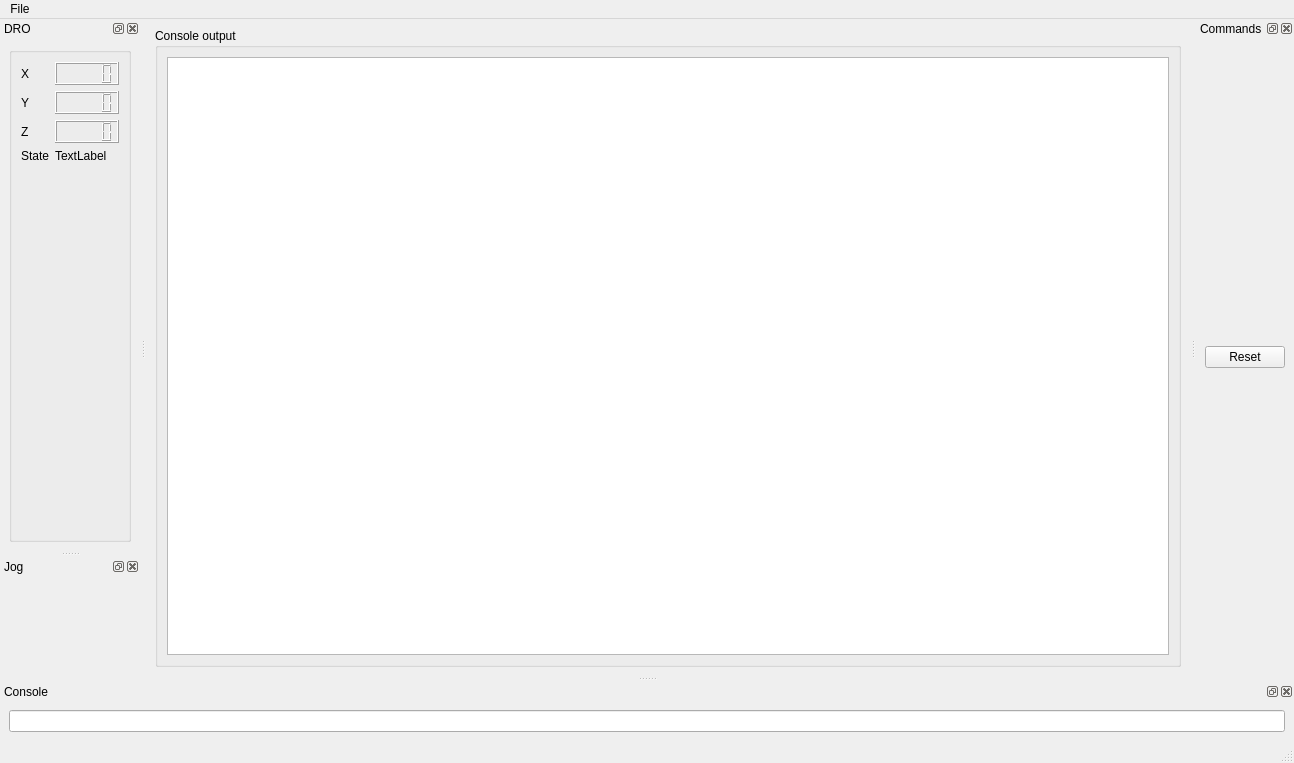
<?xml version="1.0" encoding="UTF-8"?>
<ui version="4.0">
 <class>MainWindow</class>
 <widget class="QMainWindow" name="MainWindow">
  <property name="geometry">
   <rect>
    <x>0</x>
    <y>0</y>
    <width>1294</width>
    <height>763</height>
   </rect>
  </property>
  <property name="windowTitle">
   <string>MainWindow</string>
  </property>
  <widget class="QWidget" name="centralwidget">
   <layout class="QVBoxLayout" name="verticalLayout">
    <item>
     <widget class="QGroupBox" name="groupBox">
      <property name="title">
       <string>Console output</string>
      </property>
      <layout class="QHBoxLayout" name="horizontalLayout">
       <item>
        <widget class="QTextEdit" name="textEdit">
         <property name="documentTitle">
          <string>Output</string>
         </property>
        </widget>
       </item>
      </layout>
     </widget>
    </item>
   </layout>
  </widget>
  <widget class="QMenuBar" name="menubar">
   <property name="geometry">
    <rect>
     <x>0</x>
     <y>0</y>
     <width>1294</width>
     <height>22</height>
    </rect>
   </property>
   <widget class="QMenu" name="menuFile">
    <property name="title">
     <string>File</string>
    </property>
    <addaction name="actionNew"/>
    <addaction name="actionOpen"/>
   </widget>
   <addaction name="menuFile"/>
  </widget>
  <widget class="QStatusBar" name="statusbar"/>
  <widget class="QDockWidget" name="dockWidget">
   <property name="windowTitle">
    <string>DRO</string>
   </property>
   <attribute name="dockWidgetArea">
    <number>1</number>
   </attribute>
   <widget class="QWidget" name="dockWidgetContents">
    <layout class="QVBoxLayout" name="verticalLayout_2">
     <item>
      <widget class="QGroupBox" name="groupBox_2">
       <property name="title">
        <string/>
       </property>
       <layout class="QFormLayout" name="dro_layout">
        <item row="0" column="0">
         <widget class="QLabel" name="x">
          <property name="text">
           <string>X</string>
          </property>
         </widget>
        </item>
        <item row="0" column="1">
         <widget class="QLCDNumber" name="x_value"/>
        </item>
        <item row="1" column="0">
         <widget class="QLabel" name="y">
          <property name="text">
           <string>Y</string>
          </property>
         </widget>
        </item>
        <item row="1" column="1">
         <widget class="QLCDNumber" name="y_value"/>
        </item>
        <item row="2" column="0">
         <widget class="QLabel" name="z">
          <property name="text">
           <string>Z</string>
          </property>
         </widget>
        </item>
        <item row="2" column="1">
         <widget class="QLCDNumber" name="z_value"/>
        </item>
        <item row="3" column="0">
         <widget class="QLabel" name="State">
          <property name="text">
           <string>State</string>
          </property>
         </widget>
        </item>
        <item row="3" column="1">
         <widget class="QLabel" name="state_value">
          <property name="text">
           <string>TextLabel</string>
          </property>
         </widget>
        </item>
       </layout>
      </widget>
     </item>
    </layout>
   </widget>
  </widget>
  <widget class="QDockWidget" name="dockWidget_2">
   <property name="windowTitle">
    <string>Commands</string>
   </property>
   <attribute name="dockWidgetArea">
    <number>2</number>
   </attribute>
   <widget class="QWidget" name="dockWidgetContents_2">
    <layout class="QVBoxLayout" name="verticalLayout_5">
     <item>
      <widget class="QPushButton" name="resetButton">
       <property name="text">
        <string>Reset</string>
       </property>
      </widget>
     </item>
    </layout>
   </widget>
  </widget>
  <widget class="QDockWidget" name="dockWidget_3">
   <property name="windowTitle">
    <string>Console</string>
   </property>
   <attribute name="dockWidgetArea">
    <number>8</number>
   </attribute>
   <widget class="QWidget" name="dockWidgetContents_4">
    <layout class="QVBoxLayout" name="verticalLayout_4">
     <item>
      <widget class="QLineEdit" name="lineEdit"/>
     </item>
    </layout>
   </widget>
  </widget>
  <widget class="QDockWidget" name="dockWidget_5">
   <property name="windowTitle">
    <string>Jog</string>
   </property>
   <attribute name="dockWidgetArea">
    <number>1</number>
   </attribute>
   <widget class="QWidget" name="dockWidgetContents_6">
    <layout class="QVBoxLayout" name="verticalLayout_3"/>
   </widget>
  </widget>
  <action name="actionNew">
   <property name="text">
    <string>New</string>
   </property>
  </action>
  <action name="actionOpen">
   <property name="text">
    <string>Open</string>
   </property>
  </action>
 </widget>
 <resources/>
 <connections/>
</ui>
